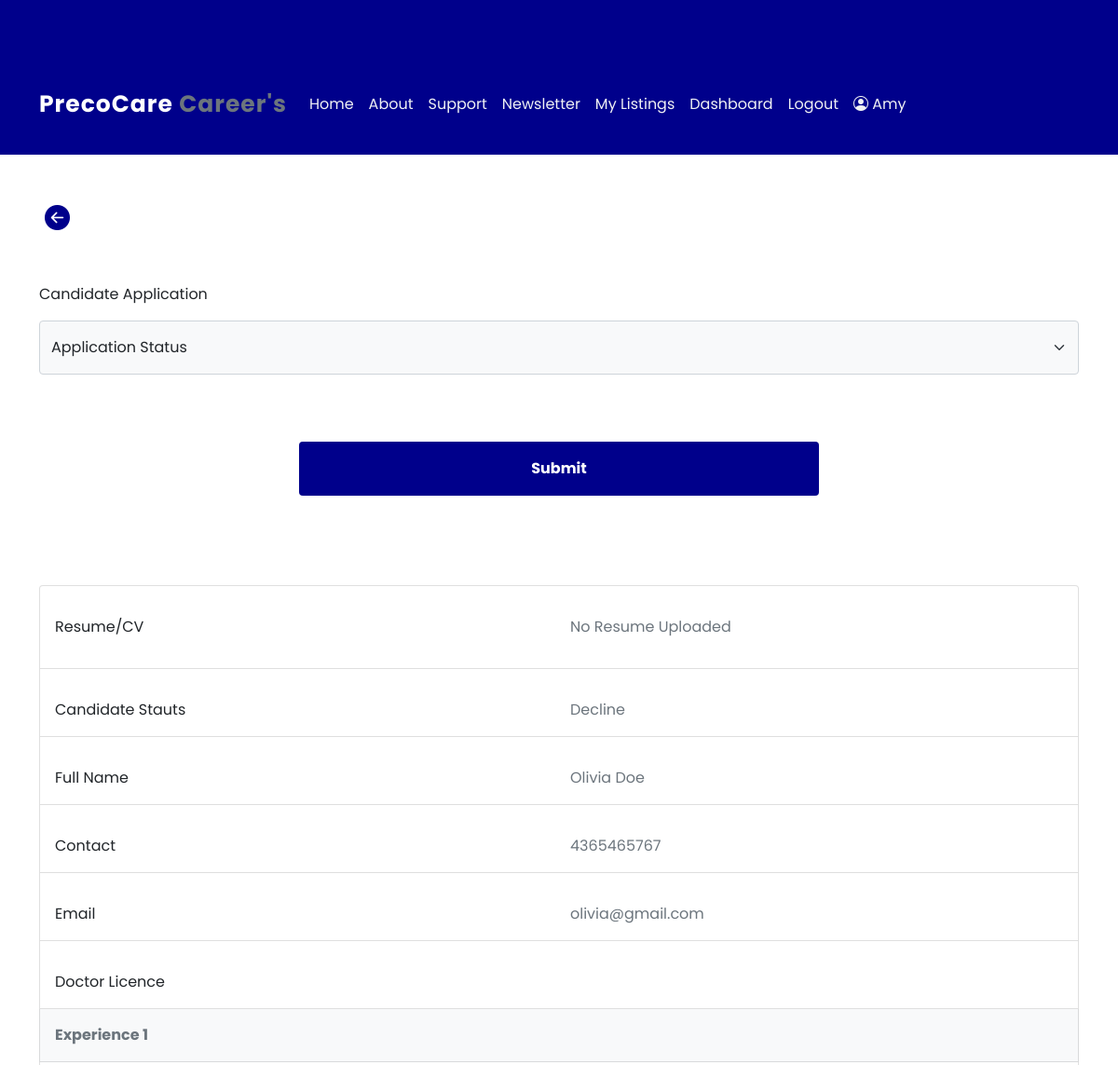
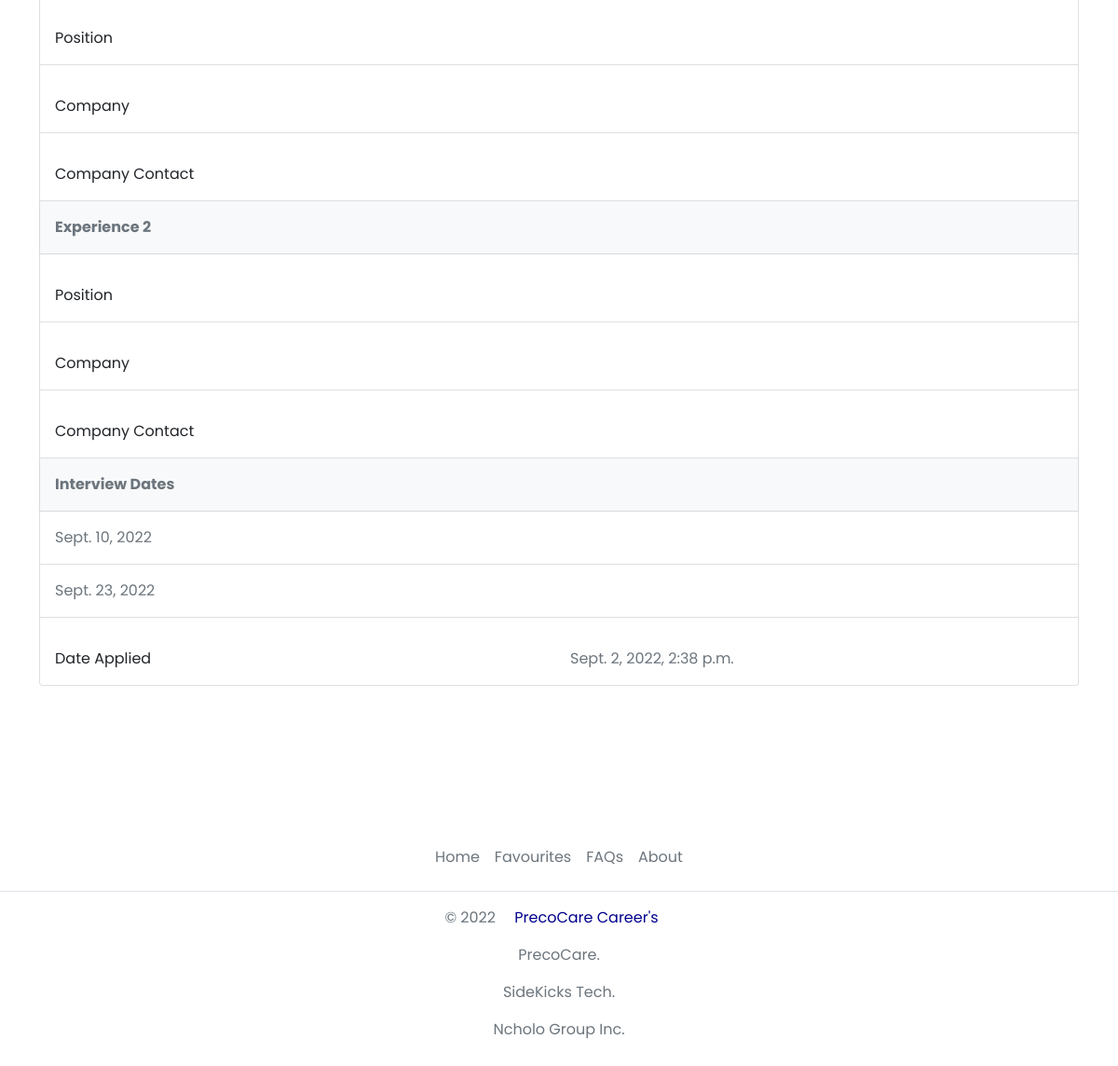
The page /candidate/6 (signed in) on the database its author committed (2 pictures, top to bottom).
### PrecoCareCareers/models.py (models this page shows, shortened)
class CandidatesModel(models.Model):
    User = models.ForeignKey(User,null=True, on_delete=models.CASCADE , blank=True, related_name="userlistings", default=None)
    listing = models.ForeignKey(Joblisting, on_delete=models.CASCADE , blank=True, related_name="candidate", default=None)
    Accepted = models.CharField(max_length=100,null=True,default="No")
    first_name = models.CharField(max_length=200,null=True)
    last_name = models.CharField(max_length=200,null=True)
    contact = models.CharField(max_length=200,null=True)
    email = models.CharField(max_length=200,null=True)
    doctor_licence = models.CharField(max_length=200,null=True)
    exp1_title = models.CharField(max_length=200,null=True)
    exp1_company = models.CharField(max_length=200,null=True)
    exp1_contact = models.CharField(max_length=200,null=True)
    exp2_title = models.CharField(max_length=200,null=True)
    exp2_company = models.CharField(max_length=200,null=True)
    exp2_contact = models.CharField(max_length=200,null=True)
    interview_date1 = models.DateField(auto_now_add=False,null=True,blank=True)
    interview_date2 = models.DateField(auto_now_add=False,null=True,blank=True)
    admin_creator = models.ForeignKey(AgentModel,null=True, on_delete=models.CASCADE , blank=True, related_name="creator", default=None)
    accepted_date = models.DateField(auto_now_add=False,null=True,blank=True)
    interview_time = models.CharField(max_length=100,null=True,default="No")
    day = models.CharField(max_length=100,null=True,blank=True)
    date_created = models.DateTimeField(auto_now_add=True, null=True)
    resume = models.FileField(blank=True,null=True,upload_to='files/resumes')

### PrecoCareCareers/decorators.py (the view)
        def wrapper_func(request, *args, **kwargs):
            group = None
            if request.user.groups.exists():
                group = request.user.groups.all()[0].name
            if group in allowed_roles:
                return view_func(request, *args, **kwargs)
            else:
                return redirect('index')

### PrecoCareCareers/views.py (called while the page is built, shortened)
@allowed_user(allowed_roles=['agent'])
def ListedCandidates(request,candidate_id):
    candidate_resume = CandidatesModel.objects.get(id = candidate_id)
    context = {
        "candidate" : candidate_resume
    }
    return render(request, "Admin/listing_details.html",context)

### PrecoCareCareers/templates/Admin/listing_details.html (shortened to what this page needs)
{% extends 'PrecoCareCareers/base.html' %}
{% load static %}
{% block content %}
<section class="container mt-5">
    <button onclick="history.back()" style="border: none; background-color: white;">
        <i class="bi bi-arrow-left-circle-fill" style="font-size: 27px; color: darkblue;"></i>
    </button>
</section>
<section class="container mt-5">
    <form method="POST">
        <label for="candidateApplication" class="form-label mb-3">Candidate Application</label>
        <select class="form-select py-3 bg-light mb-4" aria-label="Default select example" id="my-select" name="status">
            <option selected>Application Status</option>
        </select>
        <center>
            <button type="submit" name="applicant_status" class="btn text-white fw-bold my-5 py-3" style="background-color: darkblue; width: 50%;">Submit</button>
        </center>
    </form>
</section>
<section class="container mt-5">
    <ul class="list-group">
        <li class="list-group-item py-3">
            <div class="row">
                <div class="col-sm-12 col-md-6 pt-3">
                    Resume/CV
                </div>
                <div class="col-sm-12 col-md-6 pt-3 text-secondary">
                    {% if candidate.resume %}
                    <a href="{{candidate.resume.url}}" download>
                        <button class="btn text-white" style="background-color: darkblue;">Download</button>
                    </a>
                    {% else %}
                    <p>No Resume Uploaded</p>
                    {% endif %}
                </div>
            </div>
        </li>
        <li class="list-group-item py-3">
            <div class="row">
                <div class="col-sm-12 col-md-6 pt-3">
                    Candidate Stauts
                </div>
                <div class="col-sm-12 col-md-6 pt-3 text-secondary">
                    {{candidate.Accepted}}
                </div>
            </div>
        </li>
        <li class="list-group-item py-3">
            <div class="row">
                <div class="col-sm-12 col-md-6 pt-3">
                    Full Name
                </div>
                <div class="col-sm-12 col-md-6 pt-3 text-secondary">
                    {{candidate.first_name}} {{candidate.last_name}}
                </div>
            </div>
        </li>
        <li class="list-group-item py-3">
            <div class="row">
                <div class="col-sm-12 col-md-6 pt-3">
                    Contact
                </div>
                <div class="col-sm-12 col-md-6 pt-3 text-secondary">
                    {{candidate.contact}}
                </div>
            </div>
        </li>
        <li class="list-group-item py-3">
            <div class="row">
                <div class="col-sm-12 col-md-6 pt-3">
                    Email
                </div>
                <div class="col-sm-12 col-md-6 pt-3 text-secondary">
                    {{candidate.email}}
                </div>
            </div>
        </li>
        <li class="list-group-item py-3">
            <div class="row">
                <div class="col-sm-12 col-md-6 pt-3">
                    Doctor Licence
                </div>
                <div class="col-sm-12 col-md-6 pt-3 text-secondary">
                </div>
            </div>
        </li>
        <li class="list-group-item py-3 text-secondary fw-bold bg-light">Experience 1</li>
        <li class="list-group-item py-3">
            <div class="row">
                <div class="col-sm-12 col-md-6 pt-3">
                    Position
                </div>
                <div class="col-sm-12 col-md-6 pt-3 text-secondary">
                </div>
            </div>
        </li>
        <li class="list-group-item py-3">
            <div class="row">
                <div class="col-sm-12 col-md-6 pt-3">
                    Company
                </div>
                <div class="col-sm-12 col-md-6 pt-3 text-secondary">
                </div>
            </div>
        </li>
        <li class="list-group-item py-3">
            <div class="row">
                <div class="col-sm-12 col-md-6 pt-3">
                    Company Contact
                </div>
                <div class="col-sm-12 col-md-6 pt-3 text-secondary">
                </div>
            </div>
        </li>
        <li class="list-group-item py-3 text-secondary fw-bold bg-light">Experience 2</li>
        <li class="list-group-item py-3">
            <div class="row">
                <div class="col-sm-12 col-md-6 pt-3">
                    Position
                </div>
                <div class="col-sm-12 col-md-6 pt-3 text-secondary">
                </div>
            </div>
        </li>
        <li class="list-group-item py-3">
            <div class="row">
                <div class="col-sm-12 col-md-6 pt-3">
                    Company
                </div>
                <div class="col-sm-12 col-md-6 pt-3 text-secondary">
                </div>
            </div>
        </li>
        <li class="list-group-item py-3">
            <div class="row">
                <div class="col-sm-12 col-md-6 pt-3">
                    Company Contact
                </div>
                <div class="col-sm-12 col-md-6 pt-3 text-secondary">
                </div>
            </div>
        </li>
        <li class="list-group-item py-3 text-secondary fw-bold bg-light">Interview Dates</li>
        <li class="list-group-item py-3 text-secondary">{{candidate.interview_date1}}</li>
        <li class="list-group-item py-3 text-secondary">{{candidate.interview_date2}}</li>
        <li class="list-group-item py-3">
            <div class="row">
                <div class="col-sm-12 col-md-6 pt-3">
                    Date Applied
                </div>
                <div class="col-sm-12 col-md-6 pt-3 text-secondary">
                    {{candidate.date_created}}
                </div>
            </div>
        </li>
    </ul>
</section>
{% endblock %}

### PrecoCareCareers/templates/partials/navbar.html (shortened to what this page needs)
{% load static %}
<nav class="navbar navbar-expand-lg navbar-light navbarBackground" style="padding-top: 88px; padding-bottom: 30px;">
    <div class="container">
      <a class="navbar-brand text-white navbarstyle" href="{% url 'index'%}">PrecoCare <span class="text-secondary">Career's</span></a>
      <div class="collapse navbar-collapse" id="navbarSupportedContent">
        <ul class="navbar-nav me-auto mb-2 mb-lg-0">
          <li class="nav-item ">
            <a class="nav-link active navbarLinks" aria-current="page" href="{% url 'index'%}">Home</a>
          </li>
          <li class="nav-item">
            <a class="nav-link navbarLinks" href="{% url 'about'%}">About</a>
          </li>
          <li class="nav-item">
            <a class="nav-link navbarLinks" href="{% url 'support'%}">Support</a>
          </li>
          <li class="nav-item">
            <a class="nav-link navbarLinks"  data-bs-toggle="offcanvas" href="#newsletteroffcanvas" role="button" aria-controls="newsletteroffcanvas">Newsletter</a>
          </li>
          {%  if user.is_authenticated %}
          <li class="nav-item">
            <a class="nav-link navbarLinks" href="{% url 'favourites'%}">My Listings</a>
          </li>
          {% endif %}
          {% if user.groups.all.0.name == "agent" %}
          <li class="nav-item">
            <a class="nav-link navbarLinks" href="{% url 'dashboard'%}">Dashboard</a>
          </li>
          {% endif %}
          {% if user.is_authenticated %}
          <li class="nav-item">
            <a class="nav-link navbarLinks" href="{% url 'logout'%}">Logout</a>
          </li>
          {% else %}
          <li class="nav-item">
            <a class="nav-link navbarLinks" href="{% url 'login'%}">Login</a>
          </li>
          {% endif %}
          {% if user.groups.all.0.name == "agent" %}
          <li class="nav-item">
            <a class="nav-link navbarLinks" href="{% url 'profile'%}"><i class="bi bi-person-circle"></i> {{request.user}}</a>
          </li>
          {% endif %}
        </ul>
      </div>
    </div>
  </nav>

### static/css/main.css (style rules this page uses)
:root { --primary-color: darkblue; }
.body-fonts { font-family: 'Poppins', sans-serif !important; }
.navbarBackground { background-color: var(--primary-color) !important; }
.navbarstyle { font-size: 28px; font-weight: 700; letter-spacing: 1px; }
.navbarLinks { color: #F0F1F4 !important; }

### PrecoCareCareers/templates/PrecoCareCareers/base.html (style rules this page uses)
:root { --primary-color: darkblue; }
.body-fonts { font-family: 'Poppins', sans-serif !important; }
.navbarBackground { background-color: var(--primary-color) !important; }
.navbarstyle { font-size: 25px; font-weight: 700; letter-spacing: 1px; }
.navbarLinks { color: #F0F1F4 !important; }

### rows shown on the page
CandidatesModel: Accepted "Decline", first_name "Olivia", last_name "Doe", contact "4365465767", email "olivia@gmail.com", interview_date1 "Sept. 10, 2022", interview_date2 "Sept. 23, 2022", date_created "Sept. 2, 2022, 2:38 p.m."

### other values the page prints
{{ request.user }} "Amy"
